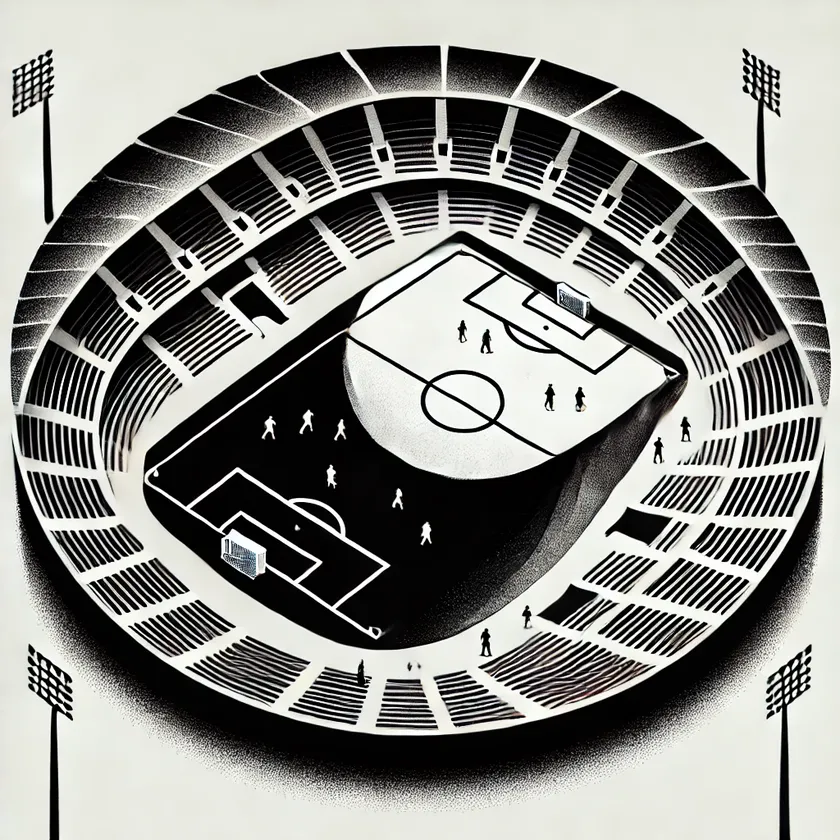
#> input picture practica7/deporte.webp, 840 x 840 px, shrunk from 1024 x 1024 before the run
$ python main.py
#> lines starting #> are read from the running program, lines starting #| are printed output that depends on the picture; after the words box and inside, x2 and y2 are one past the last pixel; in counts of white or black regions, pixels touching at a corner belong together

'''
    Utilizando una herramienta de PDI, realice lo siguiente:
        1. Descargue las imagenes binarias de escenas, deportiva, edificio, gente. Las imagenes
        deberan contener al menos un itsmo o golfo o puestes delgados

        2. Implementar las operaciones morfologicas basicas utulizando diferentes
        elementos estructurales: erosion, dilatacion, apertura, cierre. Tambien, implemente
        los algoritmos morfologicos: extraccion de limites, rellenando hoyos y extraccion de componentes conectados

        3. Pruebe las operaciones y algoritmos morfologicos sobre las imagenes descargadas en el punto 1.
        Debera recomendar un elemento estructurante, asi como una operaciones o algoritmo morfologico para cada imagen

'''


import cv2 as cv
import numpy as np
import matplotlib.pyplot as plt

def leer_imagenes(ruta_img):
    """Leer una imagen en escala de grises y convertirla a binaria."""
    imagen = cv.imread(ruta_img, cv.IMREAD_GRAYSCALE)
    if imagen is None:
        raise FileNotFoundError(f"No se pudo encontrar la imagen en la ruta: {ruta_img}")

    # Convertir la imagen a binaria
    _, imagen_binaria = cv.threshold(imagen, 127, 255, cv.THRESH_BINARY)
    return imagen_binaria

def mostrar_imagen(titulo, imagen):
    """Mostrar una imagen utilizando matplotlib."""
    plt.figure(figsize=(6, 6))
    plt.title(titulo)
    plt.axis('off')
    plt.imshow(imagen, cmap='gray')
    plt.show()

def operacion_morfologica(imagen, operacion, elem_estruc):
    """Aplicar una operación morfológica."""
    return cv.morphologyEx(imagen, operacion, elem_estruc)

def extraccion_limites(imagen, kernel):
    """Extraer los límites de los objetos en la imagen."""
    erosion = cv.erode(imagen, kernel)
    limites = cv.subtract(imagen, erosion)
    return limites

def rellenar_hoyos(imagen):
    """Rellenar los hoyos dentro de los objetos binarios."""
    h, w = imagen.shape
    mascara = np.zeros((h + 2, w + 2), np.uint8)
    imagen_filled = imagen.copy()
    cv.floodFill(imagen_filled, mascara, (0, 0), 255)
    return cv.bitwise_or(imagen, cv.bitwise_not(imagen_filled))

def extraer_componentes_conectados(imagen):
    """Extraer componentes conectados de la imagen."""
    num_labels, labels_im = cv.connectedComponents(imagen)
    return num_labels, labels_im

def menu_seleccion_imagen(rutas):
    """Mostrar un menú para seleccionar una imagen."""
    print("Seleccione una imagen para procesar:")
    for i, ruta in enumerate(rutas, 1):
        print(f"{i}. {ruta}")
    opcion = int(input("Ingrese el número de la imagen: "))
    if 1 <= opcion <= len(rutas):
        return rutas[opcion - 1]
    else:
        print("Opción inválida. Intente de nuevo.")
        return menu_seleccion_imagen(rutas)

def menu_operaciones():
    """Mostrar un menú para seleccionar una operación a realizar."""
    print("Seleccione una operación para aplicar:")
    print("1. Dilatación")
    print("2. Erosión")
    print("3. Apertura")
    print("4. Cierre")
    print("5. Extracción de límites")
    print("6. Relleno de hoyos")
    print("7. Extracción de componentes conectados")
    print("8. Salir")
    opcion = int(input("Ingrese el número de la operación: "))
    if 1 <= opcion <= 8:
        return opcion
    else:
        print("Opción inválida. Intente de nuevo.")
        return menu_operaciones()

def main():
    # Ruta de imágenes (actualiza estas rutas según tus archivos locales)
    rutas = ["deporte.webp", "edificio.webp", "gente.webp"]

    # Definición de elementos estructurantes
    kernel_cuadrado = cv.getStructuringElement(cv.MORPH_RECT, (5, 5))
    kernel_cruz = cv.getStructuringElement(cv.MORPH_CROSS, (5, 5))
    kernel_elipse = cv.getStructuringElement(cv.MORPH_ELLIPSE, (5, 5))

    kernels = {
        "Cuadrado": kernel_cuadrado,
        "Cruz": kernel_cruz,
        "Elipse": kernel_elipse,
    }

    ruta_seleccionada = menu_seleccion_imagen(rutas)
#> the answer given: 1

    try:
        imagen = leer_imagenes(ruta_seleccionada)
#> in leer_imagenes, `_, imagen_binaria = cv.threshold(imagen, 127, 255, cv.THRESH_BINARY)`:
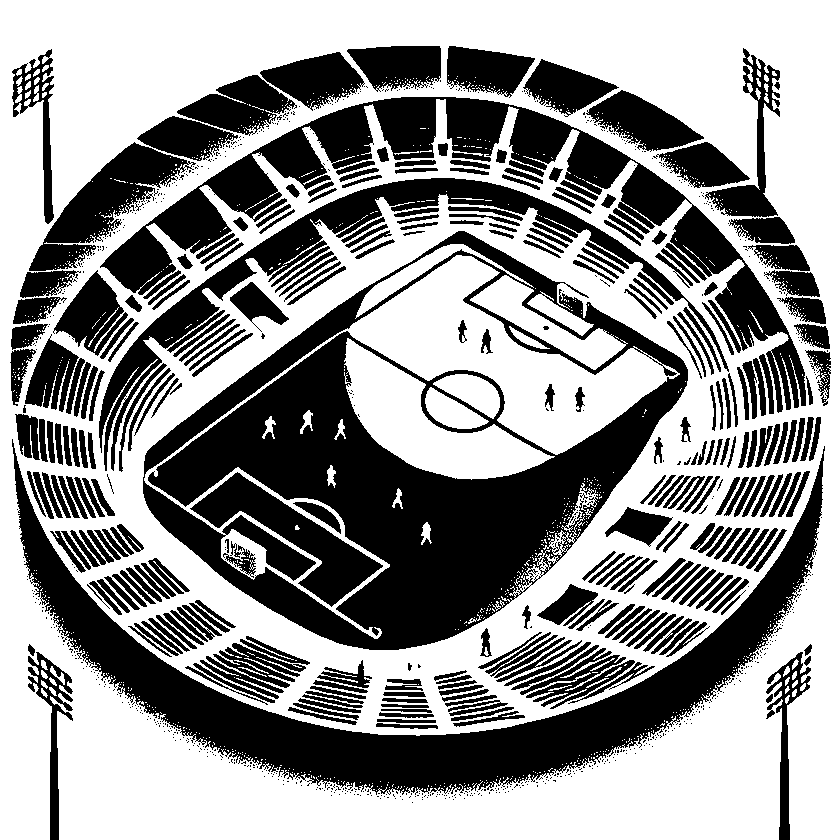
#> imagen_binaria: shape (840, 840); 57.2% white; 1018 black regions (712 under 20 px), largest, box (x1, y1, x2, y2) and area: (143, 231, 688, 650) 78996, (12, 439, 825, 795) 47531, (100, 97, 806, 413) 34398
        mostrar_imagen(f"Imagen original: {ruta_seleccionada}", imagen)

        while True:
            opcion = menu_operaciones()

            if opcion == 8:
                print("Saliendo del programa.")
                break

            if opcion in [1, 2, 3, 4]:
                for nombre, kernel in kernels.items():
                    if opcion == 1:
                        resultado = cv.dilate(imagen, kernel)
                        titulo = f"Dilatación ({nombre})"
                    elif opcion == 2:
                        resultado = cv.erode(imagen, kernel)
                        titulo = f"Erosión ({nombre})"
                    elif opcion == 3:
                        resultado = operacion_morfologica(imagen, cv.MORPH_OPEN, kernel)
                        titulo = f"Apertura ({nombre})"
                    elif opcion == 4:
                        resultado = operacion_morfologica(imagen, cv.MORPH_CLOSE, kernel)
                        titulo = f"Cierre ({nombre})"

                    mostrar_imagen(titulo, resultado)

            elif opcion == 5:
                limites = extraccion_limites(imagen, kernel_cuadrado)
                mostrar_imagen("Extracción de límites", limites)

            elif opcion == 6:
                imagen_hoyos = rellenar_hoyos(imagen)
                mostrar_imagen("Relleno de hoyos", imagen_hoyos)

            elif opcion == 7:
                num_labels, labels_im = extraer_componentes_conectados(imagen)
                mostrar_imagen(f"Componentes conectados (Etiquetas: {num_labels})", labels_im)
#> this loop made 6 passes; the answer given on pass 1: 1
#> pass 1, in mostrar_imagen (call 2), `plt.show()`:
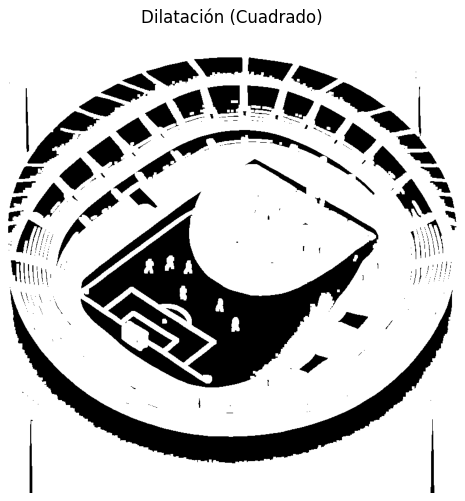
#> figure drawn by matplotlib, 1 panel
#> pass 1, in mostrar_imagen (call 3), `plt.show()`:
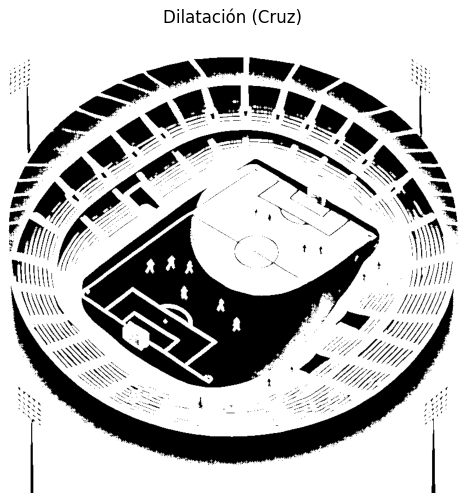
#> figure drawn by matplotlib, 1 panel
#> pass 1, in mostrar_imagen (call 4), `plt.show()`:
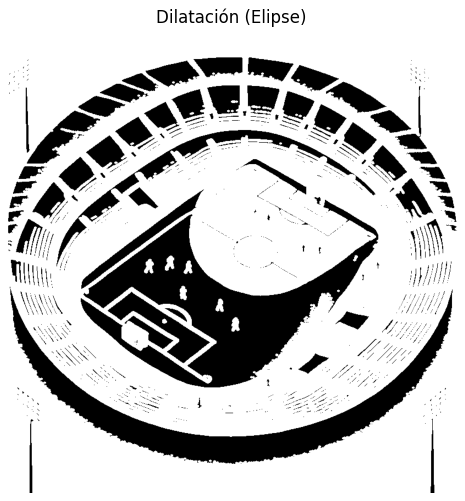
#> figure drawn by matplotlib, 1 panel

    except FileNotFoundError as e:
        print(e)

if __name__ == "__main__":
#> (the run stopped early here; a loop or call above may not have finished)

$ run again, with practica7/escena.webp copied over practica7/deporte.webp
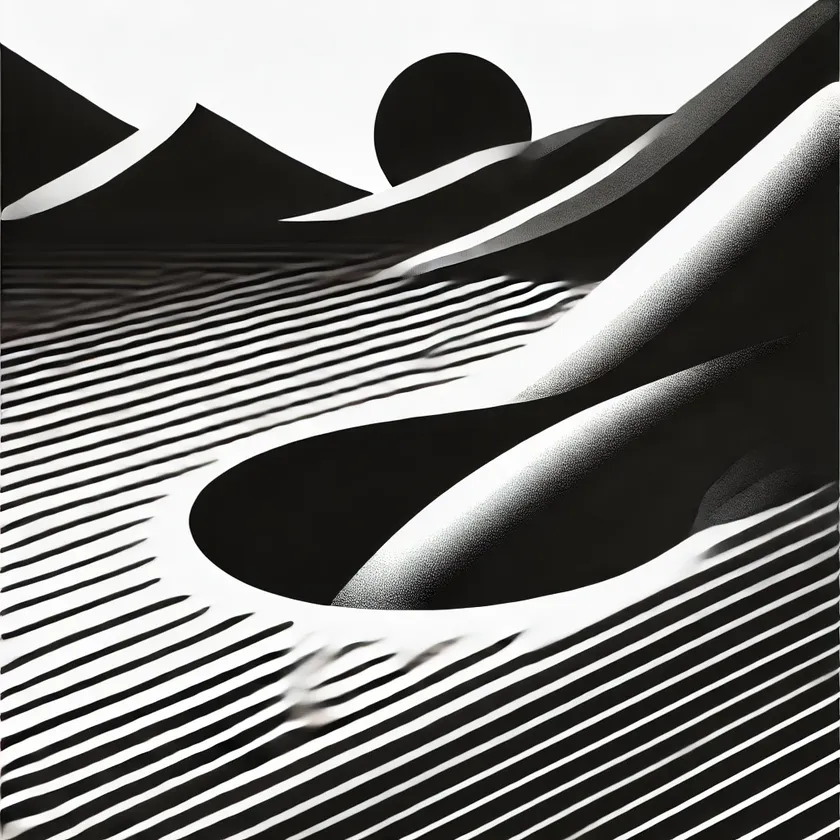
#> input picture practica7/escena.webp, 840 x 840 px, shrunk from 1024 x 1024 before the run
#> in leer_imagenes, `_, imagen_binaria = cv.threshold(imagen, 127, 255, cv.THRESH_BINARY)`:
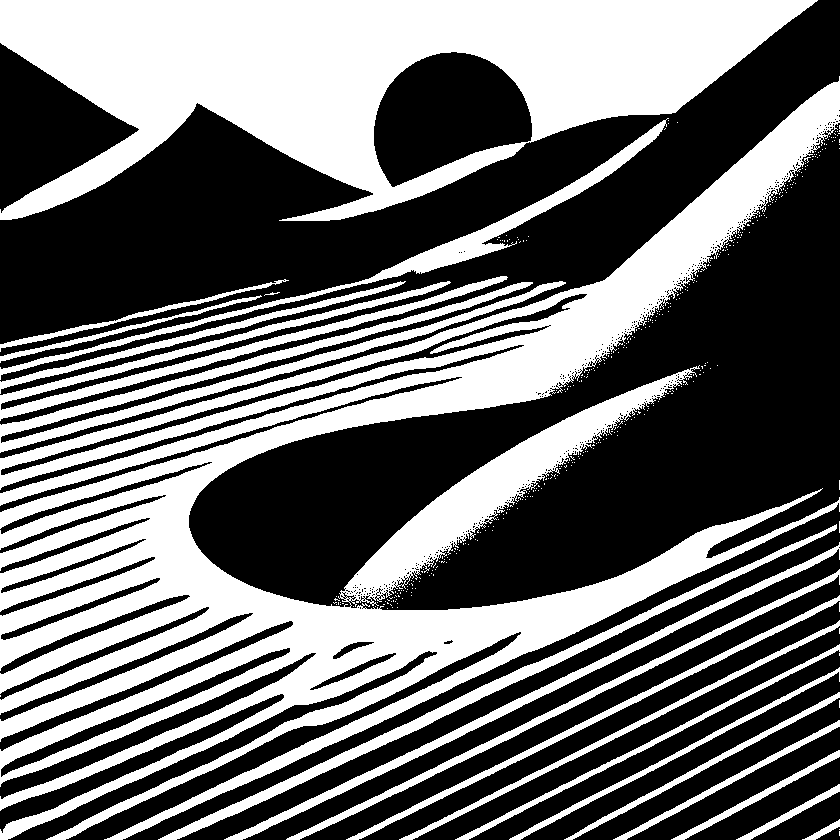
#> imagen_binaria: shape (840, 840); 42.8% white; 414 white regions (393 under 20 px), largest, box (x1, y1, x2, y2) and area: (0, 76, 840, 840) 149392, (0, 0, 818, 221) 91256, (0, 281, 566, 453) 9605
#> the loop in main, `while True:` made 6 passes; the answer given on pass 1: 1
#> pass 1, in mostrar_imagen (call 3), `plt.show()`:
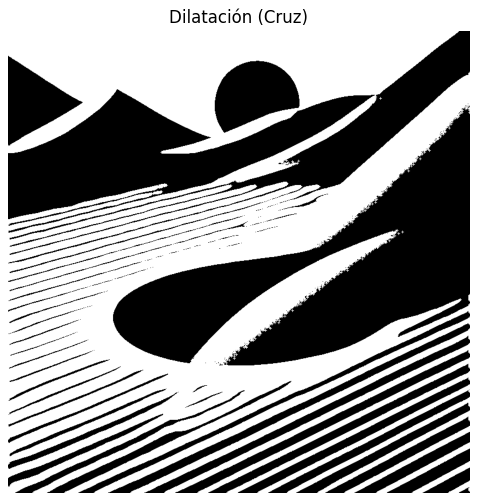
#> figure drawn by matplotlib, 1 panel
